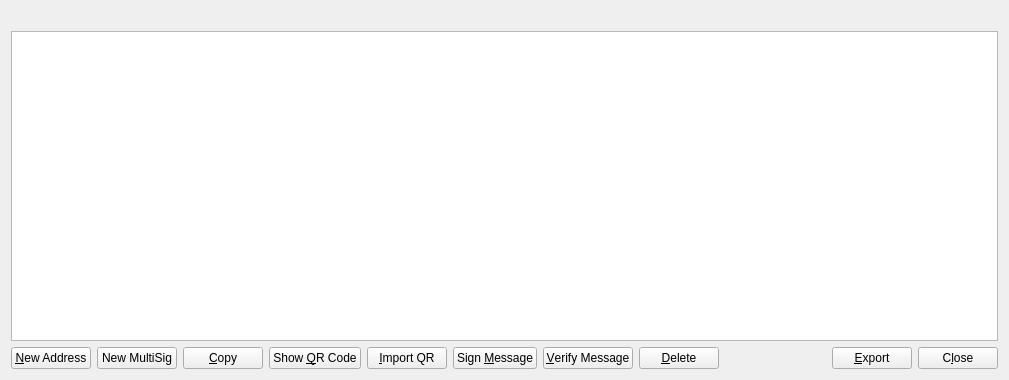
<?xml version="1.0" encoding="UTF-8"?>
<ui version="4.0">
 <class>AddressBookPage</class>
 <widget class="QWidget" name="AddressBookPage">
  <property name="geometry">
   <rect>
    <x>0</x>
    <y>0</y>
    <width>1009</width>
    <height>380</height>
   </rect>
  </property>
  <layout class="QVBoxLayout" name="verticalLayout">
   <item>
    <widget class="QLabel" name="labelExplanation">
     <property name="textFormat">
      <enum>Qt::PlainText</enum>
     </property>
     <property name="wordWrap">
      <bool>true</bool>
     </property>
    </widget>
   </item>
   <item>
    <widget class="QTableView" name="tableView">
     <property name="contextMenuPolicy">
      <enum>Qt::CustomContextMenu</enum>
     </property>
     <property name="toolTip">
      <string>Double-click to edit address or label</string>
     </property>
     <property name="tabKeyNavigation">
      <bool>false</bool>
     </property>
     <property name="alternatingRowColors">
      <bool>true</bool>
     </property>
     <property name="selectionMode">
      <enum>QAbstractItemView::SingleSelection</enum>
     </property>
     <property name="selectionBehavior">
      <enum>QAbstractItemView::SelectRows</enum>
     </property>
     <property name="sortingEnabled">
      <bool>true</bool>
     </property>
     <attribute name="verticalHeaderVisible">
      <bool>false</bool>
     </attribute>
    </widget>
   </item>
   <item>
    <layout class="QHBoxLayout" name="horizontalLayout">
     <item>
      <widget class="QPushButton" name="newAddress">
       <property name="toolTip">
        <string>Create a new address</string>
       </property>
       <property name="text">
        <string>&amp;New Address</string>
       </property>
       <property name="icon">
        <iconset resource="../hostcoin.qrc">
         <normaloff>:/icons/add</normaloff>:/icons/add</iconset>
       </property>
      </widget>
     </item>
     <item>
      <widget class="QPushButton" name="newMultiSigAddress">
       <property name="text">
        <string>New MultiSig</string>
       </property>
       <property name="icon">
        <iconset resource="../hostcoin.qrc">
         <normaloff>:/icons/add</normaloff>:/icons/add</iconset>
       </property>
      </widget>
     </item>
     <item>
      <widget class="QPushButton" name="copyAddress">
       <property name="toolTip">
        <string>Copy the currently selected address to the system clipboard</string>
       </property>
       <property name="text">
        <string>&amp;Copy</string>
       </property>
       <property name="icon">
        <iconset resource="../hostcoin.qrc">
         <normaloff>:/icons/editcopy</normaloff>:/icons/editcopy</iconset>
       </property>
      </widget>
     </item>
     <item>
      <widget class="QPushButton" name="showQRCode">
       <property name="text">
        <string>Show &amp;QR Code</string>
       </property>
       <property name="icon">
        <iconset resource="../hostcoin.qrc">
         <normaloff>:/icons/qrcode</normaloff>:/icons/qrcode</iconset>
       </property>
      </widget>
     </item>
     <item>
      <widget class="QPushButton" name="importQRCodeButton">
       <property name="text">
        <string>&amp;Import QR</string>
       </property>
       <property name="icon">
        <iconset resource="../hostcoin.qrc">
         <normaloff>:/icons/qrcode</normaloff>:/icons/qrcode</iconset>
       </property>
      </widget>
     </item>
     <item>
      <widget class="QPushButton" name="signMessage">
       <property name="toolTip">
        <string>Sign a message to prove you own a XHC address</string>
       </property>
       <property name="text">
        <string>Sign &amp;Message</string>
       </property>
       <property name="icon">
        <iconset resource="../hostcoin.qrc">
         <normaloff>:/icons/edit</normaloff>:/icons/edit</iconset>
       </property>
      </widget>
     </item>
     <item>
      <widget class="QPushButton" name="verifyMessage">
       <property name="toolTip">
        <string>Verify a message to ensure it was signed with a specified XHC address</string>
       </property>
       <property name="text">
        <string>&amp;Verify Message</string>
       </property>
       <property name="icon">
        <iconset resource="../hostcoin.qrc">
         <normaloff>:/icons/transaction_0</normaloff>:/icons/transaction_0</iconset>
       </property>
      </widget>
     </item>
     <item>
      <widget class="QPushButton" name="deleteAddress">
       <property name="toolTip">
        <string>Delete the currently selected address from the list</string>
       </property>
       <property name="text">
        <string>&amp;Delete</string>
       </property>
       <property name="icon">
        <iconset resource="../hostcoin.qrc">
         <normaloff>:/icons/remove</normaloff>:/icons/remove</iconset>
       </property>
      </widget>
     </item>
     <item>
      <spacer name="horizontalSpacer">
       <property name="orientation">
        <enum>Qt::Horizontal</enum>
       </property>
       <property name="sizeHint" stdset="0">
        <size>
         <width>40</width>
         <height>20</height>
        </size>
       </property>
      </spacer>
     </item>
     <item>
      <widget class="QPushButton" name="exportButton">
       <property name="toolTip">
        <string>Export the data in the current tab to a file</string>
       </property>
       <property name="text">
        <string>&amp;Export</string>
       </property>
       <property name="icon">
        <iconset resource="../hostcoin.qrc">
         <normaloff>:/icons/export</normaloff>:/icons/export</iconset>
       </property>
      </widget>
     </item>
     <item>
      <widget class="QPushButton" name="closeButton">
       <property name="sizePolicy">
        <sizepolicy hsizetype="Minimum" vsizetype="Minimum">
         <horstretch>0</horstretch>
         <verstretch>0</verstretch>
        </sizepolicy>
       </property>
       <property name="text">
        <string>C&amp;lose</string>
       </property>
      </widget>
     </item>
    </layout>
   </item>
  </layout>
 </widget>
 <resources>
  <include location="../hostcoin.qrc"/>
 </resources>
 <connections/>
</ui>
